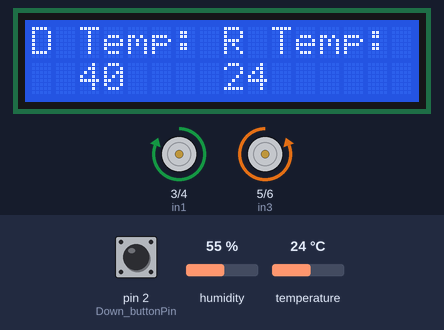
Recording of a sketch running on a simulated Arduino Uno, built with avr-gcc and run on an emulated ATmega328P. Shown: 16×2 character LCD, motor-driver pin pairs drawn as motors (green arrow = first pin HIGH = forward, orange = second pin HIGH = backward, longer = more drive). The inputs (shaded band) are chosen by the test bench; at power-on: temperature 24 °C, pin 2 (Down_buttonPin) HIGH, humidity 55 %. What the sketch prints to the serial monitor is not drawn.

Above: at 1.2 s.
1.3 s: temperature set to 41 °C
At 2.0 s:
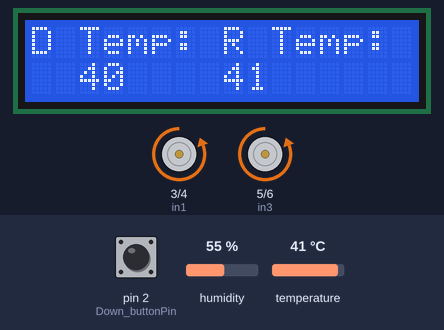
2.8 s: pin 2 (Down_buttonPin) pulled LOW for 0.15 s
At 4.0 s:
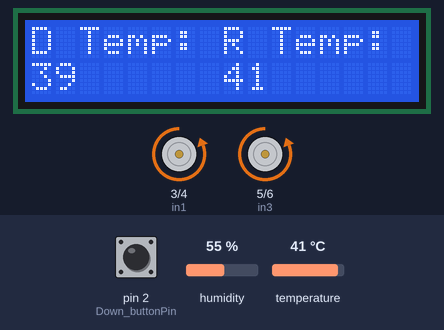
4.4 s: pin 2 (Down_buttonPin) pulled LOW for 1 s
6.9 s: temperature set to 12 °C
At 7.6 s:
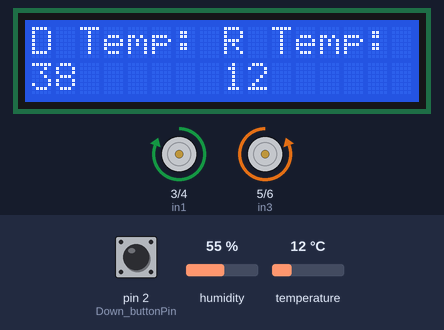
8.4 s: temperature set to 19 °C
At 9.2 s:
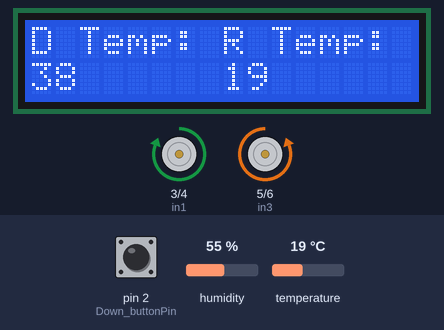
Timing chart, 0 to 10.9 s (numbered marks = the images above; inputs shaded):
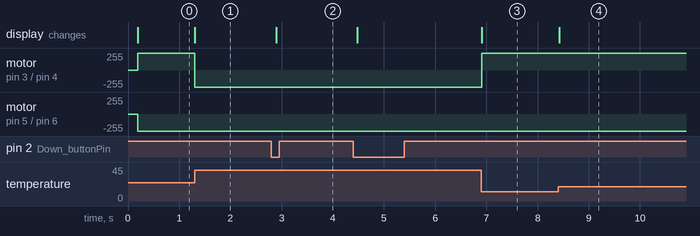

The sketch:

PID.ino
```cpp
#include <dht11.h>
#define DHT11PIN 7
dht11 DHT11;
#include <LiquidCrystal.h>
LiquidCrystal LCD(8,9,10,11,12,13);
#define in1 3 //peltier  L298 Pin in1
#define in2 4 //peltier  L298 Pin in2
#define in3 5 //dc fan  L298 Pin in1
#define in4 6 //dc fan  L298 Pin in2
#define Down_buttonPin 2
#define Up_buttonPin 1

int DT = 40;    // counter for the number of button presses
int up_buttonState = 0;       // current state of the up button
int up_lastButtonState = 0;   // previous state of the up button

int down_buttonState = 0;         // current state of the up button
int down_lastButtonState = 0;     // previous state of the up button
bool bPress = false;
void setup() {
pinMode(in1, OUTPUT);
pinMode(in2, OUTPUT);
pinMode(in3, OUTPUT);
pinMode(in4, OUTPUT);
pinMode(Up_buttonPin, INPUT_PULLUP);
pinMode(Down_buttonPin, INPUT_PULLUP);
Serial.begin(9600);
  LCD.begin(16, 2);
  LCD.setCursor(0, 0);
  LCD.print("D Temp:");
  LCD.setCursor(2, 1);
  LCD.print(DT);
}

void loop() {
checkUp();
  checkDown();

  if ( bPress)
  {
    bPress = false;
    LCD.setCursor(0,1);
    LCD.print("      ");
    LCD.setCursor(0, 1);
    LCD.print(DT);
  }
    int chk = DHT11.read(DHT11PIN);
  int b=(float)DHT11.temperature;
LCD.setCursor(8,0);
LCD.print("R Temp:");
 LCD.setCursor(8, 1);
LCD.print(b);
if(DT>b){
        digitalWrite(in1, HIGH);
        digitalWrite(in2, LOW);
        digitalWrite(in3, LOW);
        digitalWrite(in4, HIGH);
}
else if(DT<b){
        digitalWrite(in1, LOW);
        digitalWrite(in2, HIGH);
        digitalWrite(in3, LOW);
        digitalWrite(in4, HIGH);
}
else {
  digitalWrite(in1, LOW);
        digitalWrite(in2, LOW);
        digitalWrite(in3, LOW);
        digitalWrite(in4, LOW);}

}
void checkUp()
{
  up_buttonState = digitalRead(Up_buttonPin);
  if (up_buttonState != up_lastButtonState)    // compare the buttonState to its previous state
  {
    if (up_buttonState == LOW)   // if the state has changed, increment the counter
    {
      bPress = true;  // if the current state is HIGH then the button went from off to on:
     DT++;
      Serial.println("on");
      Serial.print("number of button pushes: ");
      Serial.println(DT);
    }
    else {
      Serial.println("off"); // if the current state is LOW then the button went from on to off:
    }
    delay(50);  // Delay a little bit to avoid bouncing
  }

  up_lastButtonState = up_buttonState;   // save the current state as the last state, for next time through the loop
}

void checkDown()
{
  down_buttonState = digitalRead(Down_buttonPin);
  if (down_buttonState != down_lastButtonState)  // compare the buttonState to its previous state
  {
    if (down_buttonState == LOW)   // if the state has changed, increment the counter
    {
      bPress = true;
      DT--;  // if the current state is HIGH then the button went from off to on:
      Serial.println("on");
      Serial.print("number of button pushes: ");
      Serial.println(DT);
    } else {
      Serial.println("off");  // if the current state is LOW then the button went from on to off:
    }
    delay(50);            // Delay a little bit to avoid bouncing
  }
  down_lastButtonState = down_buttonState;  // save the current state as the last state, for next time through the loop

}
```

Measured:
- after the input at 1.3 s, motor on pin 3 (in1) / pin 4 (in2): forward 255/255 → backward 255/255 at once; the display: changes at once (image 1)
- after the input at 2.8 s, the display: changes after 0.09 s (image 2)
- after the input at 6.9 s, motor on pin 3 (in1) / pin 4 (in2): backward 255/255 → forward 255/255 at once; the display: changes at once (image 3)
- after the input at 8.4 s, the display: changes at once (image 4)
